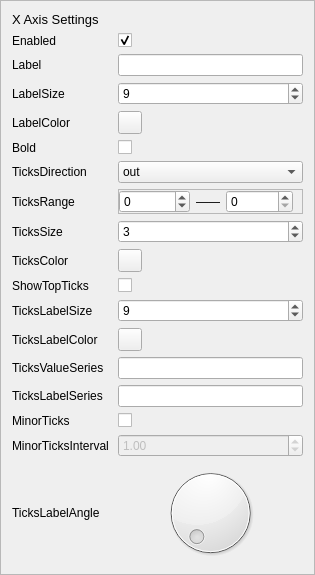
             <widget class="QFrame" name="base_setting_x">
              <property name="frameShape">
               <enum>QFrame::Shape::StyledPanel</enum>
              </property>
              <property name="frameShadow">
               <enum>QFrame::Shadow::Raised</enum>
              </property>
              <layout class="QGridLayout" name="gridLayout_5">
               <item row="7" column="1">
                <widget class="QFrame" name="frame_5">
                 <property name="frameShape">
                  <enum>QFrame::Shape::StyledPanel</enum>
                 </property>
                 <property name="frameShadow">
                  <enum>QFrame::Shadow::Raised</enum>
                 </property>
                 <layout class="QGridLayout" name="gridLayout_12">
                  <property name="leftMargin">
                   <number>0</number>
                  </property>
                  <property name="topMargin">
                   <number>0</number>
                  </property>
                  <property name="bottomMargin">
                   <number>0</number>
                  </property>
                  <item row="0" column="0">
                   <widget class="QSpinBox" name="bs_x_tick_range_min_spin">
                    <property name="minimum">
                     <number>-1000000</number>
                    </property>
                    <property name="maximum">
                     <number>1000000</number>
                    </property>
                   </widget>
                  </item>
                  <item row="0" column="1">
                   <widget class="QLabel" name="label_15">
                    <property name="text">
                     <string>——</string>
                    </property>
                    <property name="alignment">
                     <set>Qt::AlignmentFlag::AlignCenter</set>
                    </property>
                   </widget>
                  </item>
                  <item row="0" column="2">
                   <widget class="QSpinBox" name="bs_x_tick_range_max_spin">
                    <property name="maximum">
                     <number>1000000</number>
                    </property>
                    <property name="value">
                     <number>0</number>
                    </property>
                   </widget>
                  </item>
                 </layout>
                </widget>
               </item>
               <item row="5" column="1">
                <widget class="QCheckBox" name="bs_x_bold_check">
                 <property name="text">
                  <string/>
                 </property>
                </widget>
               </item>
               <item row="7" column="0">
                <widget class="QLabel" name="label_14">
                 <property name="text">
                  <string>TicksRange</string>
                 </property>
                </widget>
               </item>
               <item row="8" column="1">
                <widget class="QSpinBox" name="bs_x_tick_size_spin">
                 <property name="value">
                  <number>3</number>
                 </property>
                </widget>
               </item>
               <item row="11" column="0">
                <widget class="QLabel" name="label_10">
                 <property name="text">
                  <string>TicksLabelSize</string>
                 </property>
                </widget>
               </item>
               <item row="12" column="1">
                <widget class="QToolButton" name="bs_x_tick_label_color_btn">
                 <property name="text">
                  <string/>
                 </property>
                </widget>
               </item>
               <item row="16" column="0">
                <widget class="QLabel" name="bs_x_minor_tick_interval_label">
                 <property name="text">
                  <string>MinorTicksInterval</string>
                 </property>
                </widget>
               </item>
               <item row="15" column="1">
                <widget class="QCheckBox" name="bs_x_minor_tick_check">
                 <property name="text">
                  <string/>
                 </property>
                </widget>
               </item>
               <item row="12" column="0">
                <widget class="QLabel" name="bs_x_tick_label_color_label">
                 <property name="text">
                  <string>TicksLabelColor</string>
                 </property>
                </widget>
               </item>
               <item row="11" column="1">
                <widget class="QSpinBox" name="bs_x_tick_label_size_spin">
                 <property name="maximum">
                  <number>100</number>
                 </property>
                 <property name="value">
                  <number>9</number>
                 </property>
                </widget>
               </item>
               <item row="16" column="1">
                <widget class="QDoubleSpinBox" name="bs_x_minor_tick_interval_spin">
                 <property name="enabled">
                  <bool>false</bool>
                 </property>
                 <property name="maximum">
                  <double>1000000.000000000000000</double>
                 </property>
                 <property name="singleStep">
                  <double>0.010000000000000</double>
                 </property>
                 <property name="value">
                  <double>1.000000000000000</double>
                 </property>
                </widget>
               </item>
               <item row="5" column="0">
                <widget class="QLabel" name="bs_x_bold">
                 <property name="text">
                  <string>Bold</string>
                 </property>
                </widget>
               </item>
               <item row="1" column="1">
                <widget class="QCheckBox" name="bs_x_enable_check">
                 <property name="text">
                  <string/>
                 </property>
                 <property name="checked">
                  <bool>true</bool>
                 </property>
                </widget>
               </item>
               <item row="13" column="0">
                <widget class="QLabel" name="bs_x_tick_value_series_label">
                 <property name="text">
                  <string>TicksValueSeries</string>
                 </property>
                </widget>
               </item>
               <item row="15" column="0">
                <widget class="QLabel" name="bs_x_minor_tick_label">
                 <property name="text">
                  <string>MinorTicks</string>
                 </property>
                </widget>
               </item>
               <item row="2" column="1">
                <widget class="QLineEdit" name="bs_x_title_line_edit"/>
               </item>
               <item row="17" column="1">
                <widget class="QDial" name="bs_x_slope_dial">
                 <property name="maximumSize">
                  <size>
                   <width>16777215</width>
                   <height>16777215</height>
                  </size>
                 </property>
                 <property name="maximum">
                  <number>360</number>
                 </property>
                </widget>
               </item>
               <item row="6" column="1">
                <widget class="QComboBox" name="bs_x_tick_combo">
                 <item>
                  <property name="text">
                   <string>out</string>
                  </property>
                 </item>
                 <item>
                  <property name="text">
                   <string>in</string>
                  </property>
                 </item>
                 <item>
                  <property name="text">
                   <string>inout</string>
                  </property>
                 </item>
                </widget>
               </item>
               <item row="2" column="0">
                <widget class="QLabel" name="bs_x_title">
                 <property name="minimumSize">
                  <size>
                   <width>100</width>
                   <height>0</height>
                  </size>
                 </property>
                 <property name="maximumSize">
                  <size>
                   <width>100</width>
                   <height>16777215</height>
                  </size>
                 </property>
                 <property name="text">
                  <string>Label</string>
                 </property>
                </widget>
               </item>
               <item row="1" column="0">
                <widget class="QLabel" name="bs_x_enable">
                 <property name="minimumSize">
                  <size>
                   <width>100</width>
                   <height>0</height>
                  </size>
                 </property>
                 <property name="maximumSize">
                  <size>
                   <width>100</width>
                   <height>16777215</height>
                  </size>
                 </property>
                 <property name="text">
                  <string>Enabled</string>
                 </property>
                </widget>
               </item>
               <item row="9" column="0">
                <widget class="QLabel" name="bs_x_tick_color_label">
                 <property name="text">
                  <string>TicksColor</string>
                 </property>
                </widget>
               </item>
               <item row="3" column="1">
                <widget class="QSpinBox" name="bs_x_label_size_spin">
                 <property name="minimum">
                  <number>1</number>
                 </property>
                 <property name="value">
                  <number>9</number>
                 </property>
                </widget>
               </item>
               <item row="3" column="0">
                <widget class="QLabel" name="bs_x_label_size">
                 <property name="text">
                  <string>LabelSize</string>
                 </property>
                </widget>
               </item>
               <item row="8" column="0">
                <widget class="QLabel" name="label_18">
                 <property name="text">
                  <string>TicksSize</string>
                 </property>
                </widget>
               </item>
               <item row="17" column="0">
                <widget class="QLabel" name="bs_x_slope">
                 <property name="text">
                  <string>TicksLabelAngle</string>
                 </property>
                </widget>
               </item>
               <item row="14" column="1">
                <widget class="QLineEdit" name="bs_x_tick_label_series_line"/>
               </item>
               <item row="0" column="0">
                <widget class="QLabel" name="bs_x_label">
                 <property name="font">
                  <font>
                   <pointsize>10</pointsize>
                  </font>
                 </property>
                 <property name="text">
                  <string>X Axis Settings</string>
                 </property>
                </widget>
               </item>
               <item row="6" column="0">
                <widget class="QLabel" name="bs_x_tick">
                 <property name="text">
                  <string>TicksDirection</string>
                 </property>
                </widget>
               </item>
               <item row="14" column="0">
                <widget class="QLabel" name="bs_x_tick_label_series_label">
                 <property name="text">
                  <string>TicksLabelSeries</string>
                 </property>
                </widget>
               </item>
               <item row="4" column="1">
                <widget class="QToolButton" name="bs_x_label_color_btn">
                 <property name="text">
                  <string/>
                 </property>
                </widget>
               </item>
               <item row="9" column="1">
                <widget class="QToolButton" name="bs_x_tick_color_btn">
                 <property name="text">
                  <string/>
                 </property>
                </widget>
               </item>
               <item row="13" column="1">
                <widget class="QLineEdit" name="bs_x_tick_value_series_line"/>
               </item>
               <item row="4" column="0">
                <widget class="QLabel" name="bs_x_label_color">
                 <property name="minimumSize">
                  <size>
                   <width>76</width>
                   <height>0</height>
                  </size>
                 </property>
                 <property name="text">
                  <string>LabelColor</string>
                 </property>
                </widget>
               </item>
               <item row="10" column="0">
                <widget class="QLabel" name="label_27">
                 <property name="text">
                  <string>ShowTopTicks</string>
                 </property>
                </widget>
               </item>
               <item row="10" column="1">
                <widget class="QCheckBox" name="bs_x_show_top_ticks_check">
                 <property name="text">
                  <string/>
                 </property>
                </widget>
               </item>
              </layout>
             </widget>
